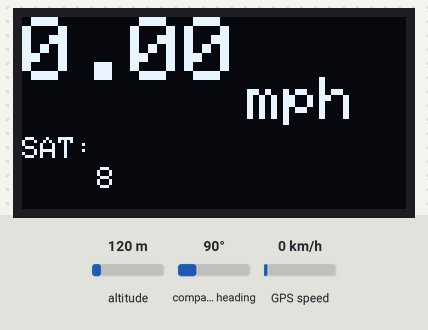
Bench run of a sketch on a simulated Arduino Uno, built with avr-gcc and run on an emulated ATmega328P. Shown: 128×64 one-colour display. The test bench sets the inputs (shaded band); at power-on: GPS speed 0 km/h, altitude 120 m, compass heading 90°. The GPS gets a fix after 3 s at 37.7749, -122.4194 with 8 satellites.

Above: at 3.7 s.
3.8 s: GPS speed set to 2 km/h
At 5.1 s:
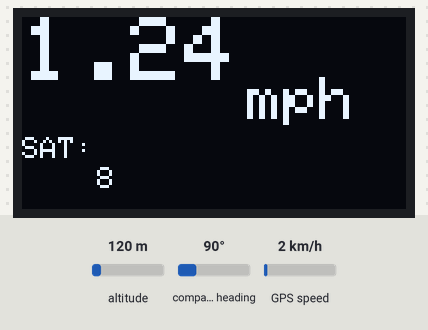
5.6 s: GPS speed set to 30 km/h
At 7.4 s:
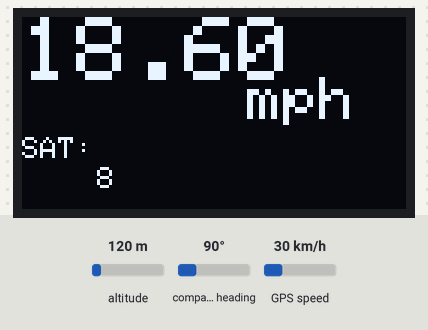
7.7 s: GPS speed set to 60 km/h
At 8.7 s:
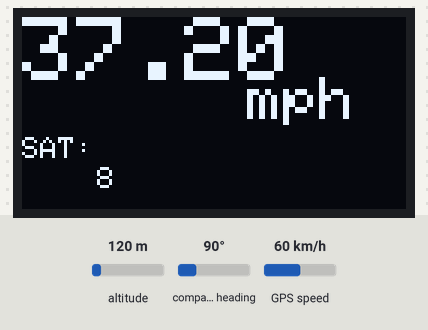
Timing chart, 0 to 10.7 s (numbered marks = the images above; inputs shaded):
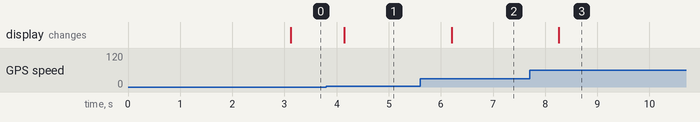

Measured:
- after the input at 3.8 s, the display: changes after 0.35 s (image 1)
- after the input at 5.6 s, the display: changes after 0.60 s (image 2)
- after the input at 7.7 s, the display: changes after 0.56 s (image 3)

The sketch:

GPSCODE2.ino
```cpp
#include <SoftwareSerial.h>
#include <Wire.h>
#include <Adafruit_SSD1306.h>
#include <TinyGPS++.h>


#define SCREEN_WIDTH 128 // OLED display width, in pixels
#define SCREEN_HEIGHT 64 // OLED display height, in pixels

//On an arduino UNO: A4(SDA), A5(SCL)
#define OLED_RESET -1 //Reset pin # (or -1 if sharing Arduino reset pin)
#define SCREEN_ADDRESS 0x3C //See datasheet for Address
Adafruit_SSD1306 display(SCREEN_WIDTH, SCREEN_HEIGHT, &Wire, OLED_RESET);

#define rxPin 2
#define txPin 3
SoftwareSerial neogps(rxPin,txPin);

TinyGPSPlus gps;

void setup() {
  Serial.begin(115200);
  //Begin serial communication Arduino IDE (Serial Monitor)

  //Begin serial communication Neo6mGPS
  neogps.begin(9600);

  // SSD1306_SWITCHCAPVCC = generate display voltage from 3.3V internally
  if(!display.begin(SSD1306_SWITCHCAPVCC, SCREEN_ADDRESS)) {
    Serial.println(F("SSD1306 allocation failed"));
    for(;;); // Don't proceed, loop forever
  }

  display.clearDisplay();
  display.display();
  delay(2000);

}

void loop() {
    // Checks for new data from GPS module
  boolean newData = false;
  for (unsigned long start = millis(); millis() - start < 1000;)
  {
    while (neogps.available())
    {
      if (gps.encode(neogps.read()))
      {
        newData = true;
      }
    }
  }

  // Once new data is detected, print speed data
  if(newData == true)
  {
    newData = false;
    print_speed();
  }
  else
  {
    // Display "No SatCon(Satellite Connection)" when no new data is available
    display.clearDisplay();
    display.setTextColor(SSD1306_WHITE);
    display.setCursor(0, 0);
    display.setTextSize(2);
    display.print("No SatCon");
    display.display();
  }

}
// Function for displaying data from GPS
void print_speed()
{
  display.clearDisplay();
  display.setTextColor(SSD1306_WHITE);

  if (gps.location.isValid() == 1) {
   //String gps_speed = String(gps.speed.kmph());
   // Fixes glitch where speed flucuates while stationary
    display.setCursor(0, 0);
    display.setTextSize(3);
    display.print(gps.speed.kmph() * 0.62);


    display.setCursor(75, 20);
    display.setTextSize(2);
    display.print("mph");

    display.setTextSize(1);
    display.setCursor(0, 40);
    display.print("SAT:");
    display.setCursor(25, 50);
    display.print(gps.satellites.value());
  // Could use this block for battery readings. Alt not that important
    //display.setTextSize(1);
    //display.setCursor(70, 50);
    //display.print("ALT:");
    //display.setCursor(95, 50);
    //display.print(gps.altitude.meters(), 0);

    display.display();

  }

}
```
